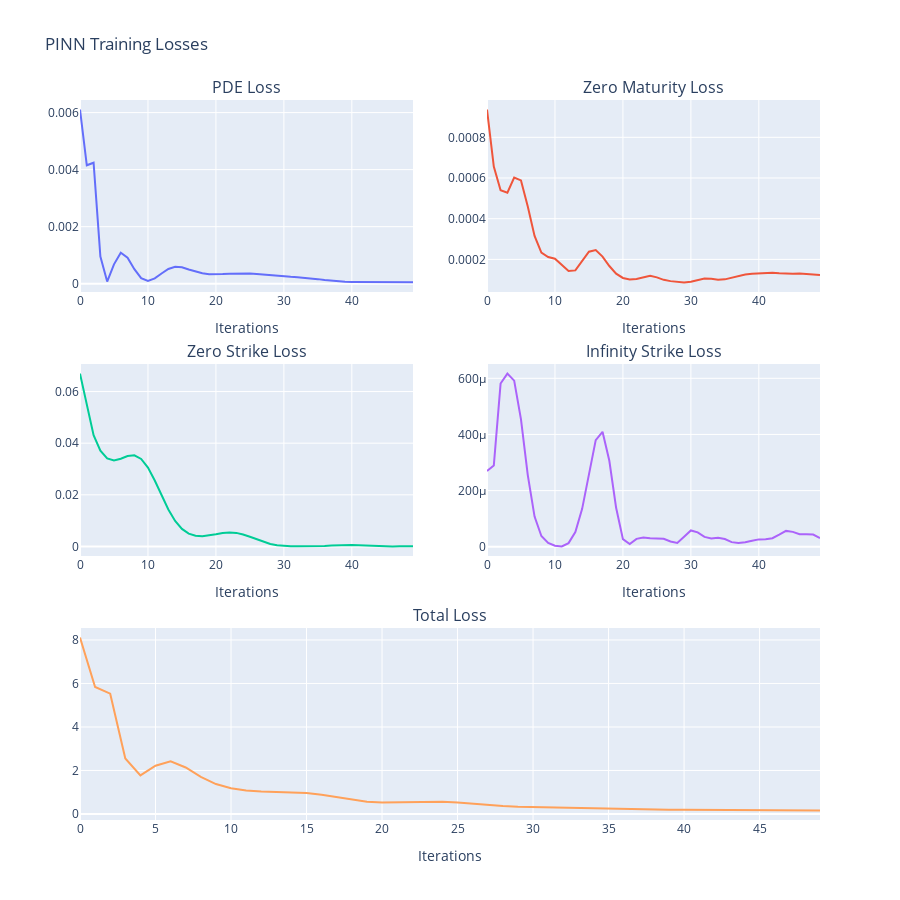

The notebook cell saved with this chart:
### Code cell
loss_history = pd.DataFrame(trainer.pre_train_loss_history)

# Create a subplot figure with 2x2 grid for individual losses, and a third row spanning the entire width for total loss
fig = make_subplots(
    rows=3, cols=2,
    subplot_titles=("PDE Loss", "Zero Maturity Loss", "Zero Strike Loss", "Infinity Strike Loss", "Total Loss"),
    specs=[[{'type': 'scatter'}, {'type': 'scatter'}],
           [{'type': 'scatter'}, {'type': 'scatter'}],
           [{'colspan': 2, 'type': 'scatter'}, None]],
    vertical_spacing=0.1,
    horizontal_spacing=0.1
)

# Add traces for individual losses
fig.add_trace(go.Scatter(x=loss_history.index, y=loss_history["PDE Loss"], mode="lines", name="PDE Loss"), row=1, col=1)
fig.add_trace(go.Scatter(x=loss_history.index, y=loss_history["Zero Maturity Loss"], mode="lines", name="Zero Maturity Loss"), row=1, col=2)
fig.add_trace(go.Scatter(x=loss_history.index, y=loss_history["Zero Strike Loss"], mode="lines", name="Zero Strike Loss"), row=2, col=1)
fig.add_trace(go.Scatter(x=loss_history.index, y=loss_history["Infinity Strike Loss"], mode="lines", name="Infinity Strike Loss"), row=2, col=2)

# Add a trace for the total loss spanning the entire third row
fig.add_trace(go.Scatter(x=loss_history.index, y=loss_history["Total Loss"], mode="lines", name="Total Loss"), row=3, col=1)

# Update the layout to include 'Iterations' as the x-axis name for each subplot
fig.update_xaxes(title_text="Iterations", row=1, col=1)
fig.update_xaxes(title_text="Iterations", row=1, col=2)
fig.update_xaxes(title_text="Iterations", row=2, col=1)
fig.update_xaxes(title_text="Iterations", row=2, col=2)
fig.update_xaxes(title_text="Iterations", row=3, col=1)  # The third row spans two columns

# Update the layout
fig.update_layout(height=900, width=900, title_text="PINN Training Losses", showlegend=False)

# Show the plot
fig.show()

### Figure 1 — Plotly figure (JSON) as saved in the notebook; plotly's stock layout.template omitted (floating-point values rounded to 4 significant figures)
{"data": [{"mode": "lines", "name": "PDE Loss", "type": "scatter", "x": [0, 1, 2, 3, 4, 5, 6, 7, 8, 9, 10, 11, 12, 13, 14, 15, 16, 17, 18, 19, 20, 21, 22, 23, 24, 25, 26, 27, 28, 29, 30, 31, 32, 33, 34, 35, 36, 37, 38, 39, 40, 41, 42, 43, 44, 45, 46, 47, 48, 49], "xaxis": "x", "y": [0.006105, 0.004153, 0.004242, 0.0009532, 7.405e-05, 0.0006785, 0.001085, 0.0009144, 0.0005078, 0.0001953, 9.732e-05, 0.0001848, 0.0003588, 0.0005155, 0.00059, 0.0005727, 0.0004985, 0.0004212, 0.0003646, 0.000334, 0.0003268, 0.0003369, 0.0003509, 0.000363, 0.000369, 0.0003613, 0.0003417, 0.000318, 0.0002952, 0.0002747, 0.000257, 0.0002412, 0.0002273, 0.0002107, 0.0001896, 0.0001602, 0.0001268, 9.75e-05, 7.663e-05, 6.497e-05, 5.947e-05, 5.768e-05, 5.686e-05, 5.47e-05, 5.099e-05, 4.727e-05, 4.536e-05, 4.64e-05, 4.899e-05, 5.06e-05], "yaxis": "y"}, {"mode": "lines", "name": "Zero Maturity Loss", "type": "scatter", "x": [0, 1, 2, 3, 4, 5, 6, 7, 8, 9, 10, 11, 12, 13, 14, 15, 16, 17, 18, 19, 20, 21, 22, 23, 24, 25, 26, 27, 28, 29, 30, 31, 32, 33, 34, 35, 36, 37, 38, 39, 40, 41, 42, 43, 44, 45, 46, 47, 48, 49], "xaxis": "x2", "y": [0.0009363, 0.0006561, 0.0005399, 0.0005276, 0.0006018, 0.0005884, 0.0004595, 0.0003154, 0.0002332, 0.0002117, 0.0002033, 0.0001751, 0.000143, 0.0001458, 0.0001908, 0.0002379, 0.000246, 0.0002138, 0.0001673, 0.0001296, 0.0001087, 0.0001015, 0.0001037, 0.0001135, 0.0001196, 0.0001116, 9.944e-05, 9.31e-05, 8.903e-05, 8.684e-05, 8.963e-05, 9.791e-05, 0.000106, 0.0001046, 9.969e-05, 0.0001017, 0.0001096, 0.0001188, 0.0001252, 0.0001295, 0.0001323, 0.000134, 0.0001347, 0.0001316, 0.0001287, 0.000129, 0.0001304, 0.0001273, 0.0001238, 0.0001238], "yaxis": "y2"}, {"mode": "lines", "name": "Zero Strike Loss", "type": "scatter", "x": [0, 1, 2, 3, 4, 5, 6, 7, 8, 9, 10, 11, 12, 13, 14, 15, 16, 17, 18, 19, 20, 21, 22, 23, 24, 25, 26, 27, 28, 29, 30, 31, 32, 33, 34, 35, 36, 37, 38, 39, 40, 41, 42, 43, 44, 45, 46, 47, 48, 49], "xaxis": "x3", "y": [0.06696, 0.05492, 0.0431, 0.03712, 0.03407, 0.03326, 0.03395, 0.035, 0.03528, 0.0339, 0.03054, 0.02553, 0.01977, 0.0143, 0.009862, 0.006785, 0.004971, 0.004131, 0.003974, 0.004259, 0.004758, 0.005226, 0.005435, 0.005242, 0.004636, 0.003727, 0.002693, 0.001716, 0.0009378, 0.0004278, 0.0001628, 5.693e-05, 2.526e-05, 2.371e-05, 4.622e-05, 0.0001068, 0.0002152, 0.0003529, 0.0004759, 0.0005462, 0.0005484, 0.0004811, 0.0003577, 0.0002143, 9.607e-05, 2.906e-05, 1.334e-05, 3.567e-05, 7.311e-05, 9.962e-05], "yaxis": "y3"}, {"mode": "lines", "name": "Infinity Strike Loss", "type": "scatter", "x": [0, 1, 2, 3, 4, 5, 6, 7, 8, 9, 10, 11, 12, 13, 14, 15, 16, 17, 18, 19, 20, 21, 22, 23, 24, 25, 26, 27, 28, 29, 30, 31, 32, 33, 34, 35, 36, 37, 38, 39, 40, 41, 42, 43, 44, 45, 46, 47, 48, 49], "xaxis": "x4", "y": [0.0002694, 0.0002893, 0.0005813, 0.0006167, 0.0005916, 0.000454, 0.0002553, 0.0001076, 3.814e-05, 1.384e-05, 3.837e-06, 1.226e-06, 1.296e-05, 5.23e-05, 0.0001349, 0.0002599, 0.0003798, 0.0004093, 0.0003062, 0.0001388, 2.692e-05, 9.965e-06, 2.815e-05, 3.312e-05, 2.995e-05, 2.958e-05, 2.848e-05, 1.853e-05, 1.38e-05, 3.575e-05, 5.814e-05, 5.131e-05, 3.491e-05, 2.949e-05, 3.171e-05, 2.747e-05, 1.648e-05, 1.35e-05, 1.578e-05, 2.101e-05, 2.619e-05, 2.699e-05, 3.027e-05, 4.277e-05, 5.641e-05, 5.3e-05, 4.438e-05, 4.419e-05, 4.347e-05, 3.095e-05], "yaxis": "y4"}, {"mode": "lines", "name": "Total Loss", "type": "scatter", "x": [0, 1, 2, 3, 4, 5, 6, 7, 8, 9, 10, 11, 12, 13, 14, 15, 16, 17, 18, 19, 20, 21, 22, 23, 24, 25, 26, 27, 28, 29, 30, 31, 32, 33, 34, 35, 36, 37, 38, 39, 40, 41, 42, 43, 44, 45, 46, 47, 48, 49], "xaxis": "x5", "y": [8.108, 5.84, 5.53, 2.553, 1.775, 2.218, 2.418, 2.138, 1.709, 1.377, 1.183, 1.081, 1.03, 1.011, 1.003, 0.9695, 0.8892, 0.7767, 0.6563, 0.563, 0.5251, 0.5369, 0.5617, 0.5763, 0.5678, 0.5267, 0.4679, 0.4102, 0.3626, 0.3334, 0.3185, 0.3077, 0.2981, 0.2813, 0.2602, 0.2378, 0.217, 0.2038, 0.196, 0.1934, 0.1926, 0.1908, 0.1879, 0.1821, 0.1761, 0.1704, 0.1674, 0.1661, 0.1662, 0.1651], "yaxis": "y5"}], "layout": {"annotations": [{"font": {"size": 16}, "showarrow": false, "text": "PDE Loss", "x": 0.225, "xanchor": "center", "xref": "paper", "y": 1, "yanchor": "bottom", "yref": "paper"}, {"font": {"size": 16}, "showarrow": false, "text": "Zero Maturity Loss", "x": 0.775, "xanchor": "center", "xref": "paper", "y": 1, "yanchor": "bottom", "yref": "paper"}, {"font": {"size": 16}, "showarrow": false, "text": "Zero Strike Loss", "x": 0.225, "xanchor": "center", "xref": "paper", "y": 0.6333, "yanchor": "bottom", "yref": "paper"}, {"font": {"size": 16}, "showarrow": false, "text": "Infinity Strike Loss", "x": 0.775, "xanchor": "center", "xref": "paper", "y": 0.6333, "yanchor": "bottom", "yref": "paper"}, {"font": {"size": 16}, "showarrow": false, "text": "Total Loss", "x": 0.5, "xanchor": "center", "xref": "paper", "y": 0.2667, "yanchor": "bottom", "yref": "paper"}], "height": 900, "showlegend": false, "title": {"text": "PINN Training Losses"}, "width": 900, "xaxis": {"anchor": "y", "domain": [0, 0.45], "title": {"text": "Iterations"}}, "xaxis2": {"anchor": "y2", "domain": [0.55, 1], "title": {"text": "Iterations"}}, "xaxis3": {"anchor": "y3", "domain": [0, 0.45], "title": {"text": "Iterations"}}, "xaxis4": {"anchor": "y4", "domain": [0.55, 1], "title": {"text": "Iterations"}}, "xaxis5": {"anchor": "y5", "domain": [0, 1], "title": {"text": "Iterations"}}, "yaxis": {"anchor": "x", "domain": [0.7333, 1]}, "yaxis2": {"anchor": "x2", "domain": [0.7333, 1]}, "yaxis3": {"anchor": "x3", "domain": [0.3667, 0.6333]}, "yaxis4": {"anchor": "x4", "domain": [0.3667, 0.6333]}, "yaxis5": {"anchor": "x5", "domain": [0, 0.2667]}}}
